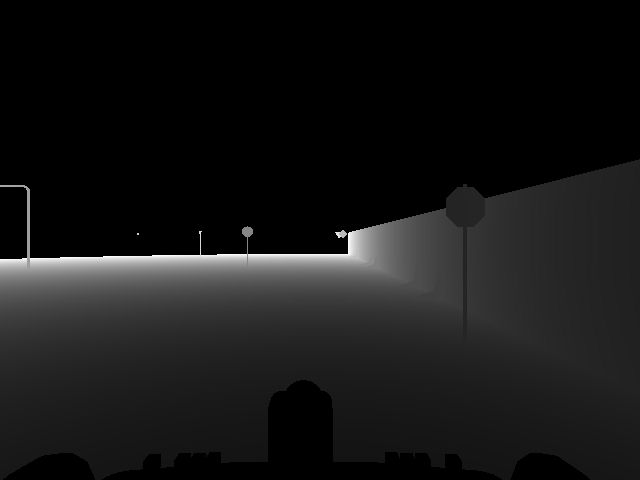
#> input picture depth_raw_20260225_170550_663659.png, 640 x 480 px
$ python -i path_plan.py   (imports and definitions only)
#> lines starting #> are read from the running program, lines starting #| are printed output that depends on the picture; after the words box and inside, x2 and y2 are one past the last pixel; in counts of white or black regions, pixels touching at a corner belong together
#> further down, picture is the input picture: shape (480, 640, 3); min 0, max 255, mean 22.6
# native import
import os
import sys
from time import time

# from docker
import cv2
import numpy as np
import matplotlib.pyplot as plt


class TrajectoryPlanner:
    def __init__(self):
        # camera parameters
        self.K_rgb = np.array([
                [455.2, 0.0, 308.53],
                [0.0, 459.43, 213.56],
                [0.0, 0.0, 1.0],], dtype=np.float32)
        self.tune_height = True
        self.height_adjust = 0.15
        self.d435_height = 0.21
        # line detection parameters
        self.cut_bottom_ratio = 0.10
        self.cut_right_ratio = 0
        self.keep_ratio = 0.8
        self.curve_degree = 2
        self.vertical_ratio_threshold = 3.0
        # line remapping parameters
        self.road_half_width = 0.5/4

    def line_detect(self, image):
        g_rgb = cv2.cvtColor(image, cv2.COLOR_BGR2RGB)
        gray = cv2.cvtColor(image, cv2.COLOR_BGR2GRAY)
        hsv_rgb = cv2.cvtColor(image, cv2.COLOR_BGR2HSV)
#> hsv_rgb: shape (480, 640, 3); mean H, S, V 0, 0, 22.6

        # road color is darker, this aims to filter out the road area, then based on road area, detect the boundary line
        lower = np.array([0, 0, 0])
        upper = np.array([180, 255, 100])  # V < 100
        mask = cv2.inRange(hsv_rgb, lower, upper)
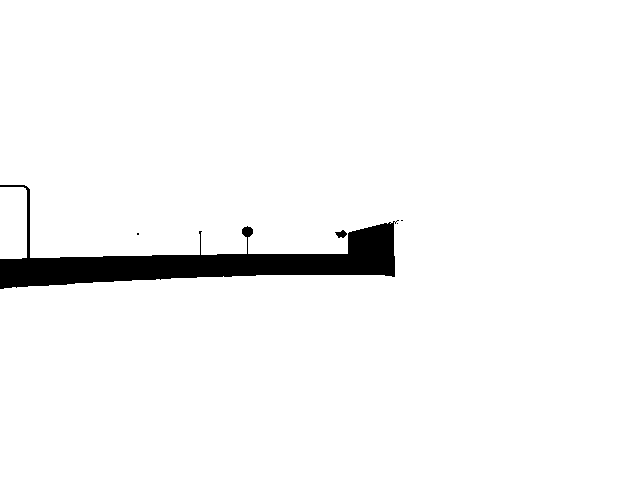
#> mask: shape (480, 640); 96.4% white; 5 black regions (3 under 20 px), largest, box (x1, y1, x2, y2) and area: (0, 185, 399, 289) 10997, (335, 230, 347, 238) 59
        h, w = mask.shape
#> h = 480; w = 640

        # ignore bottom 10% and right 2% in the detection mask only;
        # detected (u, v) still remain in original image coordinates
        cut_row_start = int((1.0 - self.cut_bottom_ratio) * h)
#> cut_row_start = 432
        cut_col_start = int((1.0 - self.cut_right_ratio) * w)
#> cut_col_start = 640
        mask[cut_row_start:h, :] = 0
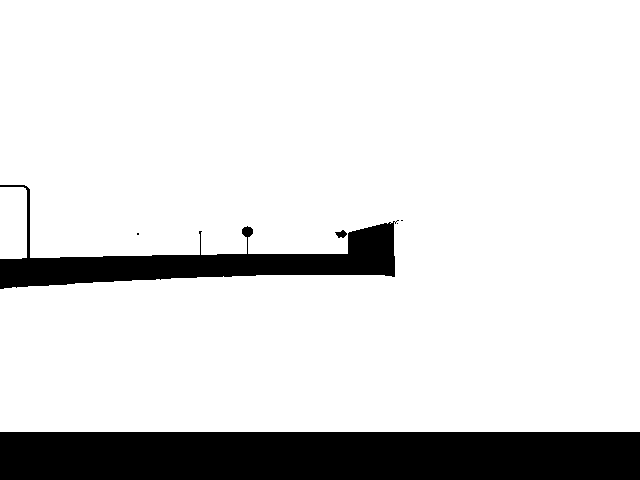
#> mask: shape (480, 640); 86.4% white; 6 black regions (3 under 20 px), largest, box (x1, y1, x2, y2) and area: (0, 432, 640, 480) 30720, (0, 185, 399, 289) 10997, (335, 230, 347, 238) 59
        mask[:, cut_col_start:w] = 0

        boundary_points = []
        for y in range(h):
            cols = np.where(mask[y] > 0)[0]
            if cols.size > 0:
                x = int(cols[-1])
                boundary_points.append((x, y))
#> after the loop, boundary_points = 432 pairs, first value 639 to 639, second value 0 to 431

        line_detected = []
        if self.tune_height:
            h_d435 = self.height_adjust
        else:
            h_d435 = self.d435_height

        for (x, y) in boundary_points:
            x_c, y_c, z_c = self.p2c(x, y, h_d435)
            line_detected.append((x_c, y_c, z_c))
#> this loop made 432 passes
#> (z in p2c, x_c, z_c) on passes 1 to 3: (-0.323, -0.234, -0.323), (-0.324, -0.235, -0.324), (-0.326, -0.236, -0.326)

        return line_detected

    # [100 lines left out: functions robust_boundary_adjustment, line_detect_adjusted, target_path, not called in this run]

    def line_remap(self, x, z):
        u,v = self.c2p_ground(self, x, z, self.d435_height)
        return u, v

    def p2c(self, u, v, camera_height):
        fx = self.K_rgb[0, 0]
        fy = self.K_rgb[1, 1]
        cx = self.K_rgb[0, 2]
        cy = self.K_rgb[1, 2]
        z = (camera_height * fy) / (v - cy)
        x = (u - cx) * z / fx
        y = (v - cy) * z / fy
        return x, y, z

    # [13 lines left out: function c2p_ground, not called in this run]

>>> import cv2
>>> picture = cv2.imread('depth_raw_20260225_170550_663659.png')
>>> result = TrajectoryPlanner().line_detect(picture)
